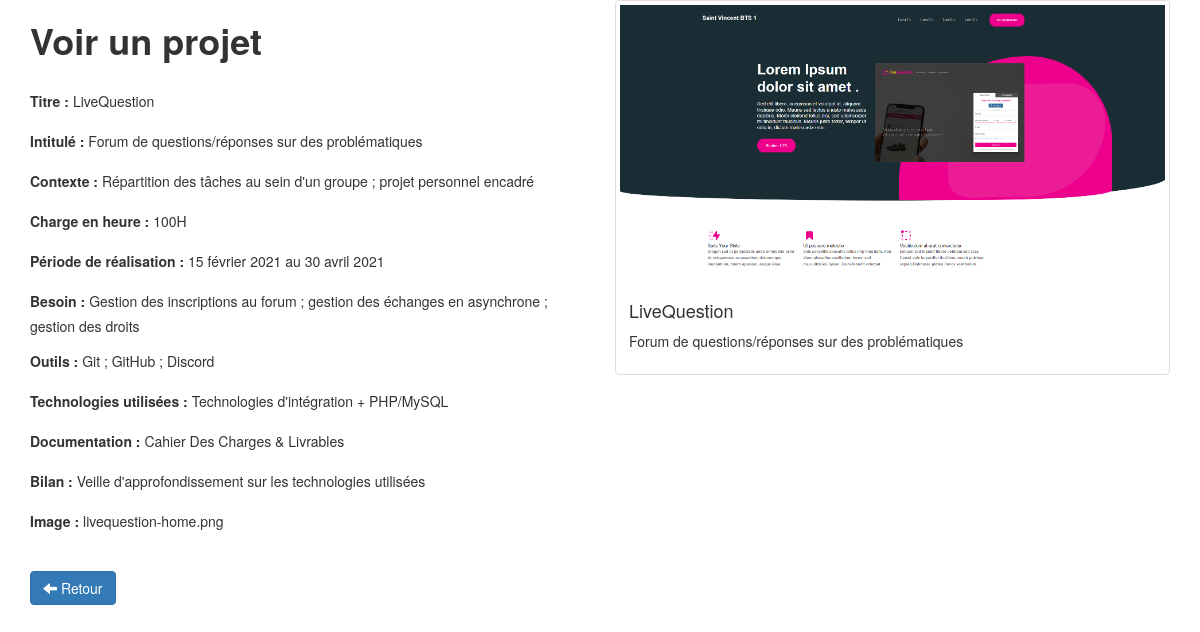
Page /backoffice/view.php?id=1 (signed in) on the committed database.
### tables this page shows
CREATE TABLE `projets` (
  `projet_ID` int(11) NOT NULL,
  `projet_titre` varchar(255) NOT NULL,
  `projet_intitule` varchar(255) NOT NULL,
  `projet_contexte` varchar(255) NOT NULL,
  `projet_outils` varchar(255) NOT NULL,
  `projet_charge_heure` varchar(30) NOT NULL,
  `projet_periode_realisation` varchar(255) NOT NULL,
  `projet_besoin_mission` varchar(255) NOT NULL,
  `projet_id_technologie` int(11) DEFAULT NULL,
  `projet_documentation` varchar(255) NOT NULL,
  `projet_bilan` text NOT NULL,
  `projet_images` varchar(255) NOT NULL
);

CREATE TABLE `technologies` (
  `techno_ID` int(11) NOT NULL,
  `techno_type` varchar(255) NOT NULL
);

### traitement/traitement_view.php (called while the page is built, shortened)
<?php
    if(!empty($_GET['id']))
    {
        $id = checkInput($_GET['id']);
    }
    $db = connexionBdd();
    $statement = $db->prepare("SELECT * FROM projets, technologies WHERE projets.projet_id_technologie = technologies.techno_ID AND projet_ID = ?");
    $statement->execute(array($id));
    $item = $statement->fetch();
    function checkInput($data)
    {
      $data = trim($data);
      $data = stripslashes($data);
      $data = htmlspecialchars($data);
      return $data;
    }
?>

### backoffice/view.php (the view, shortened to what this page needs)
<?php
    include("../includes/admin.php");
    require("../traitement/traitement_view.php");
?>
        <div class="container admin">
            <div class="row">
                <div class="col-sm-6">
                    <h1><strong>Voir un projet</strong></h1>
                    <br>
                    <form>
                        <div class="form-group">
                            <label>Titre :</label><?php echo '  '.$item['projet_titre'];?>
                        </div>
                        <div class="form-group">
                            <label>Intitulé :</label><?php echo '  '.$item['projet_intitule'];?>
                        </div>
                        <div class="form-group">
                            <label>Contexte :</label><?php echo '  '.$item['projet_contexte'];?>
                        </div>
                        <div class="form-group">
                            <label>Charge en heure :</label><?php echo '  '.$item['projet_charge_heure'];?>
                        </div>
                        <div class="form-group">
                            <label>Période de réalisation :</label><?php echo '  '.$item['projet_periode_realisation'];?>
                        </div>
                        <div class="form-group">
                            <label>Besoin :</label><?php echo '  '.$item['projet_besoin_mission'];?>
                        </div>
                        <div class="form-group">
                            <label>Outils :</label><?php echo '  '.$item['projet_outils'];?>
                        </div>
                        <div class="form-group">
                            <label>Technologies utilisées :</label><?php echo '  '.$item['techno_type'];?>
                        </div>
                        <div class="form-group">
                            <label>Documentation :</label><?php echo '  '.$item['projet_documentation'];?>
                        </div>
                        <div class="form-group">
                            <label>Bilan :</label><?php echo '  '.$item['projet_bilan'];?>
                        </div>
                        <div class="form-group">
                            <label>Image :</label><?php echo '  '.$item['projet_images'];?>
                        </div>
                    </form>
                    <br>
                    <div class="form-actions">
                        <a class="btn btn-primary" href="admin.php"><span class="glyphicon glyphicon-arrow-left"></span> Retour</a>
                    </div>
                </div>
                <div class="col-sm-6 site">
                    <div class="thumbnail">
                        <img src="<?php echo '../image/'.$item['projet_images'];?>" alt="...">
                                <div class="caption">
                                    <h4><?php echo $item['projet_titre'];?></h4>
                                    <p><?php echo $item['projet_intitule'];?></p>
                                </div>
                            </div>
                        </div>
                    </div>
                </div>
    </body>
</html>

### includes/admin.php (shortened to what this page needs)
<!DOCTYPE html>
<html lang="fr">
    <head>
        <link rel='stylesheet' href='https://maxcdn.bootstrapcdn.com/bootstrap/3.3.6/css/bootstrap.min.css'>
        <link rel='stylesheet' href='https://cdn.datatables.net/1.10.12/css/dataTables.bootstrap.min.css'>
        <link rel='stylesheet' href='https://cdn.datatables.net/fixedcolumns/3.2.2/css/fixedColumns.bootstrap.min.css'>
    </head>
<body>

### rows in the picture
projets: projet_titre "LiveQuestion", projet_intitule "Forum de questions/réponses sur des problématiques", projet_contexte "Répartition des tâches au sein d'un groupe ; projet personnel encadré", projet_charge_heure "100H", projet_periode_realisation "15 février 2021 au 30 avril 2021", projet_besoin_mission "Gestion des inscriptions au forum ; gestion des échanges en asynchrone ; gestion des droits", projet_outils "Git ; GitHub ; Discord", projet_id_technologie.techno_type "Technologies d'intégration + PHP/MySQL", projet_documentation "Cahier Des Charges & Livrables", projet_bilan "Veille d'approfondissement sur les technologies utilisées", projet_images "livequestion-home.png", projet_images (picture)
